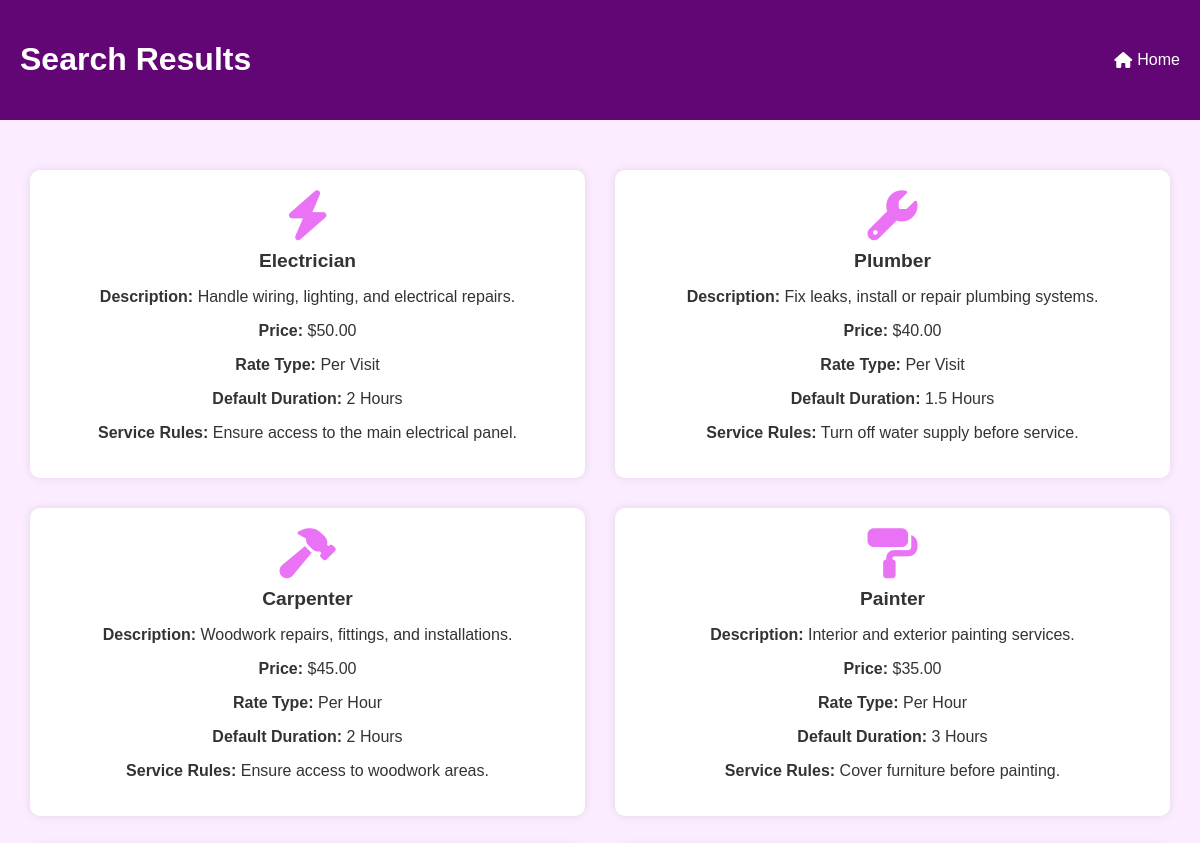
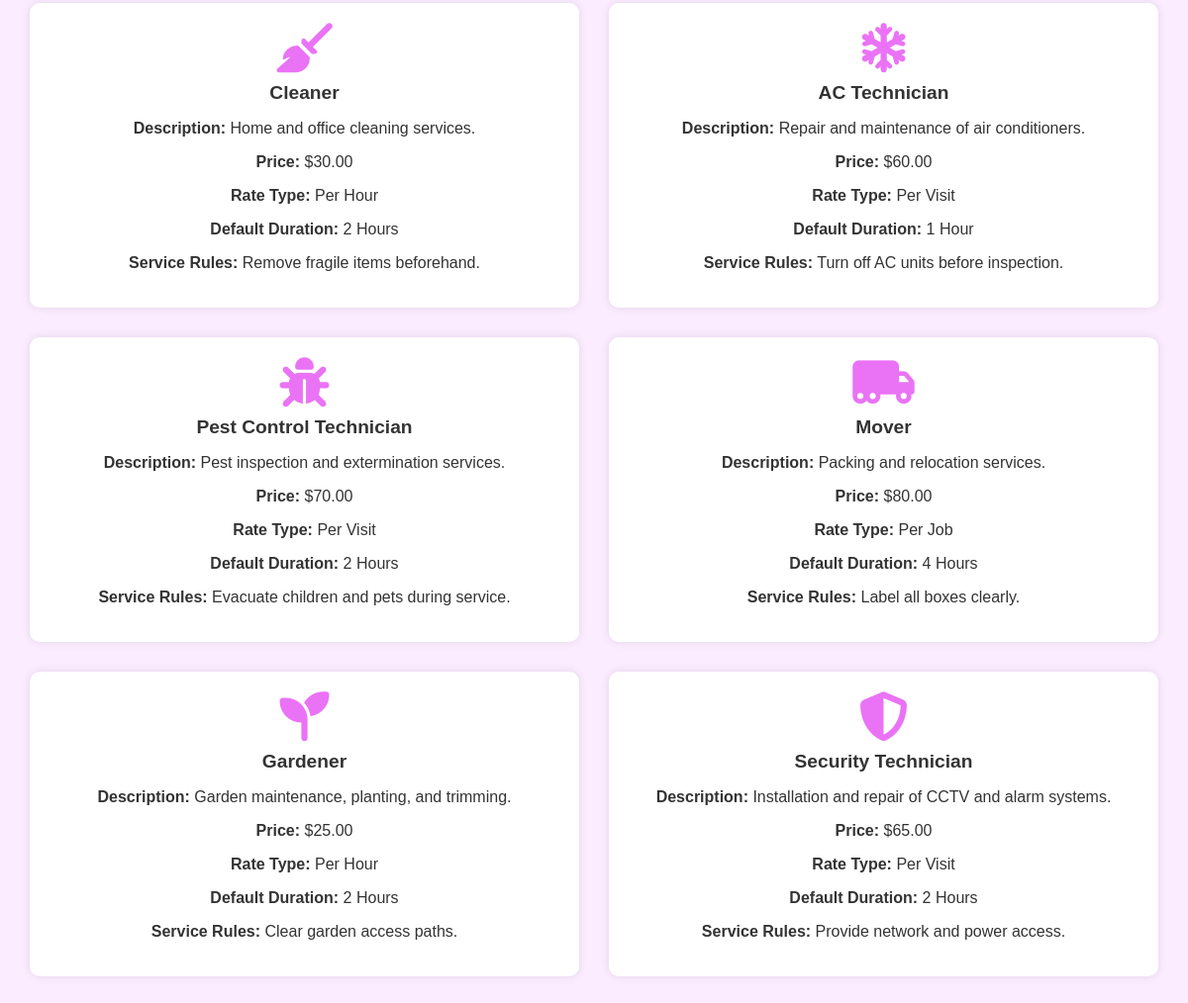
The app's page /search1.php with its own data (2 pictures, top to bottom).
### tables this page shows
CREATE TABLE `services` (
  `service_id` int(11) NOT NULL,
  `service_name` varchar(255) NOT NULL,
  `description` text DEFAULT NULL,
  `price` decimal(10,2) NOT NULL,
  `service_rate` varchar(100) DEFAULT NULL,
  `service_duration` varchar(100) DEFAULT NULL,
  `service_rules` text DEFAULT NULL,
  `icon_class` varchar(255) DEFAULT NULL,
  `active` tinyint(1) NOT NULL DEFAULT 1
);

### search1.php (the view, shortened to what this page needs)
<?php
$servername = "localhost";
$username = "root";
$password = "";
$dbname = "home_service_db";
$conn = new mysqli($servername, $username, $password, $dbname);
$searchQuery = "";
$sql = "SELECT * FROM services WHERE service_name LIKE '%$searchQuery%'";
$result = $conn->query($sql);
?>
<!DOCTYPE html>
<html lang="en">
<head>
  <link rel="stylesheet" href="https://cdnjs.cloudflare.com/ajax/libs/font-awesome/6.5.0/css/all.min.css">
</head>
<body>
<header>
  <h1>Search Results</h1>
  <nav>
    <ul>
      <li><a href="Home.php" class="logout-button"><i class="fas fa-home"></i> Home</a></li>
    </ul>
  </nav>
</header>
<section class="features">
<?php
if ($result->num_rows > 0) {
  while($row = $result->fetch_assoc()) {
    echo '<div class="feature-box">';
    echo '<i class="' . htmlspecialchars($row["icon_class"]) . '"></i>';
    echo '<h3>' . htmlspecialchars($row["service_name"]) . '</h3>';
    echo '<p><strong>Description:</strong> ' . htmlspecialchars($row["description"]) . '</p>';
    echo '<p><strong>Price:</strong> $' . htmlspecialchars($row["price"]) . '</p>';
    echo '<p><strong>Rate Type:</strong> ' . htmlspecialchars($row["service_rate"]) . '</p>';
    echo '<p><strong>Default Duration:</strong> ' . htmlspecialchars($row["service_duration"]) . '</p>';
    echo '<p><strong>Service Rules:</strong> ' . nl2br(htmlspecialchars($row["service_rules"])) . '</p>';
    echo '</div>';
  }
} else {
  echo "<p>No services found matching your search.</p>";
}
?>
</section>
</body>
</html>

### search1.php (style rules this page uses)
* { font-family: 'Poppins', sans-serif; }
body { margin: 0; background: #fbecff; color: #333; }
header { display: flex; flex-wrap: wrap; justify-content: space-between; align-items: center; background: #630675; color: white; padding: 20px 20px; }
nav ul { display: flex; gap: 20px; list-style: none; margin: 0; padding: 0; }
nav ul li a { color: white; text-decoration: none; display: flex; align-items: center; gap: 5px; }
.features { display: grid; grid-template-columns: repeat(auto-fit, minmax(450px, 1fr)); gap: 30px; padding: 10px 30px; padding-bottom: 45px; padding-top: 50px; }
.feature-box { background: white; padding: 20px; border-radius: 10px; text-align: center; box-shadow: 0 0 10px rgba(0, 0, 0, 0.1); }
.feature-box i { font-size: 50px; color:rgb(234, 115, 245); }
.feature-box h3 { margin: 10px 0; font-size: 1.2em; }

### records on screen
services: service_name "Electrician", description "Handle wiring, lighting, and electrical repairs.", price "50.00", service_rate "Per Visit", service_duration "2 Hours", service_rules "Ensure access to the main electrical panel."
services: service_name "Plumber", description "Fix leaks, install or repair plumbing systems.", price "40.00", service_rate "Per Visit", service_duration "1.5 Hours", service_rules "Turn off water supply before service."
services: service_name "Carpenter", description "Woodwork repairs, fittings, and installations.", price "45.00", service_rate "Per Hour", service_duration "2 Hours", service_rules "Ensure access to woodwork areas."
services: service_name "Painter", description "Interior and exterior painting services.", price "35.00", service_rate "Per Hour", service_duration "3 Hours", service_rules "Cover furniture before painting."
services: service_name "Cleaner", description "Home and office cleaning services.", price "30.00", service_rate "Per Hour", service_duration "2 Hours", service_rules "Remove fragile items beforehand."
services: service_name "AC Technician", description "Repair and maintenance of air conditioners.", price "60.00", service_rate "Per Visit", service_duration "1 Hour", service_rules "Turn off AC units before inspection."
services: service_name "Pest Control Technician", description "Pest inspection and extermination services.", price "70.00", service_rate "Per Visit", service_duration "2 Hours", service_rules "Evacuate children and pets during service."
services: service_name "Mover", description "Packing and relocation services.", price "80.00", service_rate "Per Job", service_duration "4 Hours", service_rules "Label all boxes clearly."
services: service_name "Gardener", description "Garden maintenance, planting, and trimming.", price "25.00", service_rate "Per Hour", service_duration "2 Hours", service_rules "Clear garden access paths."
services: service_name "Security Technician", description "Installation and repair of CCTV and alarm systems.", price "65.00", service_rate "Per Visit", service_duration "2 Hours", service_rules "Provide network and power access."
